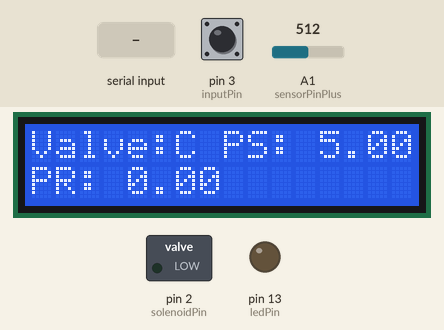
Recording of a sketch running on a simulated Arduino Uno, built with avr-gcc and run on an emulated ATmega328P. Shown: 16×2 character LCD, switched loads named in the sketch (green lamp = pin HIGH), output pins drawn as LEDs (lit = HIGH). The test bench sets the inputs (shaded band); at power-on: pin 3 (inputPin) HIGH, A1 (sensorPinPlus) = 512. Pins used as bus, display or sensor lines are not drawn; what the sketch prints to the serial monitor is not drawn.

Above: at 3.2 s.
3.3 s: pin 3 (inputPin) pulled LOW for 0.15 s
At 4.0 s:
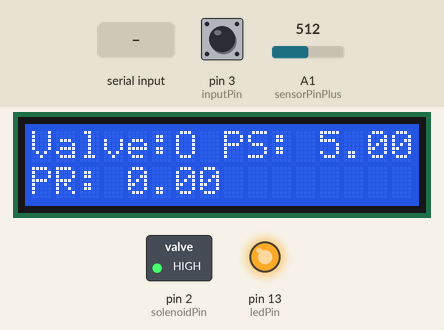
4.9 s: "s90\n" received over Serial
At 6.6 s:
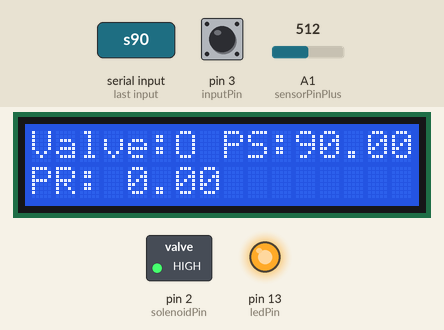
6.9 s: byte 116 ('t') received over Serial
At 7.6 s:
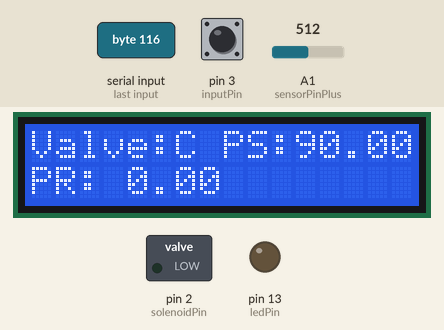
8.4 s: "s,45\n" received over Serial
At 9.6 s:
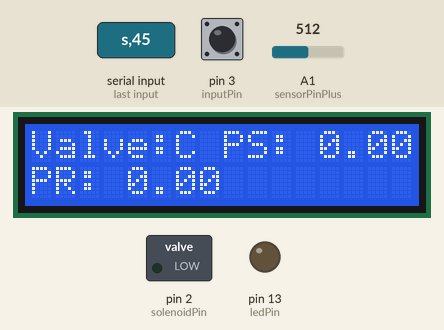
10.4 s: pin 3 (inputPin) pulled LOW for 1 s
At 11.8 s:
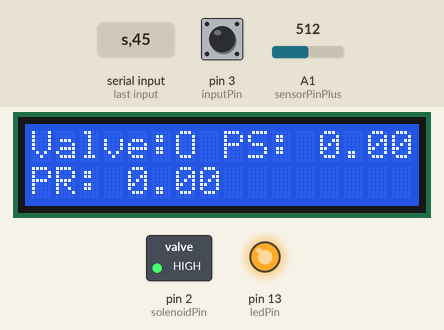
12.9 s: pin 3 (inputPin) pulled LOW for 3.2 s
At 24.6 s:
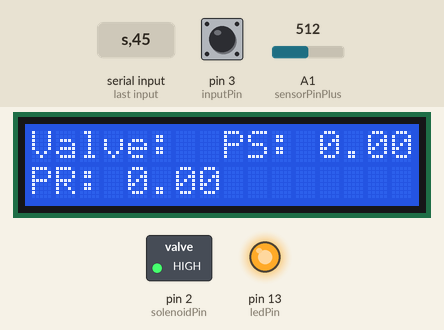
Timing chart, 0 to 24.9 s (numbered marks = the images above; inputs shaded):
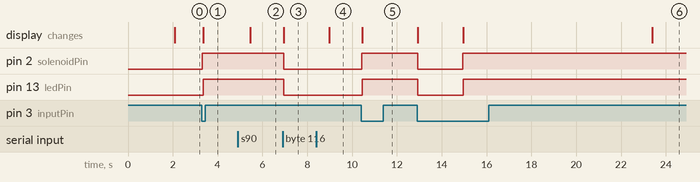

The sketch:

quenching2.ino
```cpp
#include <LiquidCrystal.h>
LiquidCrystal lcd(7, 8, 9, 10, 11 , 12);


int solenoidPin = 2;
const int ledPin = 13;
const int triggerPin = 5;
const int inputPin = 3;
int toggle = 0;
const int debounceDelay = 20;
float analogArray[120];
float timeArray[120];
//char line1[21];
//char line2[21];
char pDisp[5];
char pSet[5];
int clearCounter = 0;
int readIndex = 0;

//values for pressure sensor

int sensorPinPlus = A1;
int pSetPin = A3;
float pSetVal = 0;
int sensorValuePlus = 0;
float flukeReader = 0;
int setPinValue=0;
float vMinus = 0.;
float vPlus = 0.;

float pressureValue = 0;
float timeFloat = 0.;
long t = 0; //time counter
long endTime = 3000000; //time to log pressure
int initialTime = 0; //time of the start of the logging
float v = 0; //diff between vPlus and vMinus
int index = 0; //index for loops
const int maxChars = 20; //limit for serial communication
char strValue[maxChars + 1];
int steps = 0;
float qTime = 0;
int setP =5;
int serialTrigger=0;

// values for serial reading
bool readSet = false;
bool readV = false;
//setup stepper motor
//#include <Wire.h>
//#include <Adafruit_MotorShield.h>
//#include "utility/Adafruit_MS_PWMServoDriver.h"

//Adafruit_MotorShield AFMS = Adafruit_MotorShield();

// Connect a stepper motor with 200 steps per revolution (1.8 degree)
// to motor port #2 (M3 and M4)
//Adafruit_StepperMotor *myMotor = AFMS.getStepper(200, 2);

boolean debounce(int pin)
{
  boolean state;
  boolean previousState;

  previousState = digitalRead(pin);
  for (int counter = 0; counter < debounceDelay; counter++)
  {
    delay(1);
    state = digitalRead(pin);
    if ( state != previousState)
    {
      counter = 0;
      previousState = state;
    }
  }
  return state;
}


//define serial function

void serialEvent()
{
    char ch = Serial.read();
    if (ch == 't')
       {
        serialTrigger=1; Serial.println("triggering");
         }
    else if (ch == 's')
      {
        //strValue[readIndex] = 0;
        readIndex = 0;
        readSet = true;
        //Serial.println("t1");
      }

    else if (ch == 'v')
      {
        //strValue[readIndex] = 0;
        //strValue[0] = 0;
        readIndex = 0;
        readV = true;
                //Serial.print("t2 "); Serial.println(maxChars);
//
      }
     else if (ch != 10 && readIndex < maxChars && readSet) //carriage return
          {
            strValue[readIndex++] = ch;
         //                  Serial.println("t3");

            //Serial.print(index);Serial.print(ch); Serial.print(index);Serial.print(atoi(strValue));
          }
     else if (ch != '\n' && readIndex < maxChars && readV) //carriage return
          {
            strValue[readIndex++] = ch;
            //Serial.write("index ");Serial.print(readIndex);Serial.print(' ');Serial.write("current value ");Serial.println(ch);
          }
     else if (ch=0)
     {
      Serial.println("zero");
     }

     else
          {
            strValue[readIndex]=0;
            if (readSet)
            {
              setP = atoi(strValue);
        //      Serial.write(ch);Serial.write("set pressure "); Serial.println(setP);
             readIndex=0;
            //strValue[0]=0;
            readSet=false;
            readV = false;
            }
            else if (readV)
            {
             flukeReader = atof(strValue);

             //Serial.print(ch);Serial.print(' ');Serial.print(readV);Serial.print(" aV: "); Serial.println(flukeReader,5);
            readIndex=0;
            //strValue[0]=0;
            readSet=false;
            readV = false;
            }
         // Serial.println("elsed");
          }
}


void setup()
{
  pinMode(solenoidPin, OUTPUT);
  pinMode(ledPin, OUTPUT);
  pinMode(inputPin, INPUT_PULLUP);
  pinMode(triggerPin, OUTPUT);

  //pressure sensor
  pinMode(ledPin, OUTPUT);
  Serial.begin(9600);
  Serial.println("--------------------");
  Serial.println("TWO CHANNEL DC VOLTMETER");
  Serial.print("Maximum Voltage: ");
  Serial.println("V");
  Serial.println("--------------------");
  Serial.println("");

//  AFMS.begin();  // create with the default frequency 1.6KHz
  //AFMS.begin(1000);  // OR with a different frequency, say 1KHz

//  myMotor->setSpeed(10);  // 10 rpm

  delay(2000);
  lcd.begin(16,2);
  lcd.setCursor(0,0);
  lcd.write("Valve:C");
  lcd.setCursor(8,0);
  lcd.write("PS: ");
  lcd.setCursor(0,1);
  lcd.write("PR: ");
  clearCounter=0;


}

void loop()
{
  if (clearCounter == 500)
  {
    lcd.begin(16,2);
    lcd.clear();

    lcd.setCursor(0,0);
    lcd.write("Valve:");
    lcd.setCursor(8,0);
    lcd.write("PS: ");
    lcd.setCursor(0,1);
    lcd.write("PR: ");
    clearCounter=0;
  }
  clearCounter=clearCounter+1;
  //Serial.println(clearCounter);
  //sensorValuePlus= analogRead(sensorPinPlus);
  //setPinValue = analogRead(pSetPin);
  setPinValue = float(setP);
 // Serial.println(setP);
  pSetVal = ((setPinValue)); //units of inches of h20
  pressureValue = ((flukeReader )) / .025 * 10.; //units of inches of h20
  lcd.setCursor(3,1);
  dtostrf(pressureValue,5,2,pDisp);
  lcd.print(pDisp);
  dtostrf(pSetVal,5,2,pSet);
  lcd.setCursor(11,0);
  lcd.print(pSet);
  //Serial.println(toggle);

  //lcd.print(millis()/1000);
  //delay(200);
  //Serial.print(pressureValue);
  //Serial.print('\n');

  if (Serial.available())
  {
    serialEvent();
  }
  if (!debounce(inputPin) || serialTrigger == 1)
  {
    serialTrigger = 0; //reset trigger so it doesn't keep firing
    toggle = (toggle + 1) % 2; // switch between 1 and zero every time it is pressed
    Serial.print("TOGGLED "); Serial.println(toggle);

    if (toggle == 1)
    {
      //time quench initiated
      qTime = micros();
      //first, store initial pressure
      for (int counter = 0; counter < 6; counter++)
      {

        analogArray[counter] = analogRead(sensorPinPlus)/1000./1023.*5/.025*10;
        timeArray[counter] = micros()-qTime;

      }
      digitalWrite(triggerPin,HIGH);
      digitalWrite(solenoidPin, HIGH); //trigger the trans to trigger the quench
      for (int counter = 6; counter <120; counter++)
      {
        analogArray[counter] = analogRead(sensorPinPlus)/1000./1023.*5/.025*10;
        timeArray[counter] = micros()-qTime;

      }

      digitalWrite(ledPin, HIGH);
      lcd.setCursor(6,0);
      lcd.print("O");
      Serial.println("OPEN");
      //Serial.println("Begin Read");
      //now print out the results of the pressure logging for anyone to decode
      for (int counter = 0; counter<120; counter++)
      {
        String row = String(timeArray[counter],8)+" , "+String(analogArray[counter],8);
        //Serial.println(row);
      }
      //Serial.println("End Read");
      //de-arm trigger
      digitalWrite(triggerPin,LOW);
    }

    else if (toggle == 0)
    {
      digitalWrite(solenoidPin, LOW);
      digitalWrite(ledPin, LOW);
      lcd.setCursor(6,0);
      lcd.print("C");
    }
    else
    {
      Serial.print("ERROR");
    }


    // now read the pressure value after 2 seconds, and log for a second
    delay(2000);
    Serial.println("begin logging");


    //end switching part of the program

  }


}
```

Measured:
- after the input at 3.3 s, pin 2 (solenoidPin): LOW → HIGH at once; pin 13 (ledPin): LOW → HIGH after 0.05 s; the display: changes after 0.05 s (image 1)
- after the input at 4.9 s, the display: changes after 0.55 s (image 2)
- after the input at 6.9 s, pin 2 (solenoidPin), pin 13 (ledPin): HIGH → LOW at once; the display: changes at once (image 3)
- after the input at 8.4 s, the display: changes after 0.59 s (image 4)
- after the input at 10.4 s, pin 2 (solenoidPin): LOW → HIGH at once; pin 13 (ledPin): LOW → HIGH after 0.05 s; the display: changes after 0.05 s (image 5)
- after the input at 12.9 s, pin 2 (solenoidPin): HIGH → LOW at once, → HIGH 2.0 s later; pin 13 (ledPin): HIGH → LOW at once, → HIGH 2.1 s later; the display: first changes at once (image 6 shows a later state)
